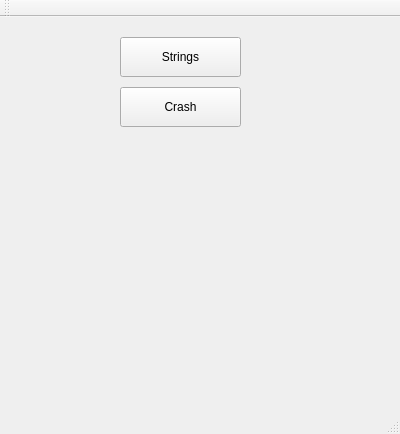
<?xml version="1.0" encoding="UTF-8"?>
<ui version="4.0">
 <class>MainWindow</class>
 <widget class="QMainWindow" name="MainWindow">
  <property name="geometry">
   <rect>
    <x>0</x>
    <y>0</y>
    <width>400</width>
    <height>434</height>
   </rect>
  </property>
  <property name="windowTitle">
   <string>MainWindow</string>
  </property>
  <widget class="QWidget" name="centralWidget">
   <widget class="QPushButton" name="pushButtonStrings">
    <property name="geometry">
     <rect>
      <x>120</x>
      <y>20</y>
      <width>121</width>
      <height>40</height>
     </rect>
    </property>
    <property name="text">
     <string>Strings</string>
    </property>
   </widget>
   <widget class="QPushButton" name="pushButtonCrash">
    <property name="geometry">
     <rect>
      <x>120</x>
      <y>70</y>
      <width>121</width>
      <height>40</height>
     </rect>
    </property>
    <property name="text">
     <string>Crash</string>
    </property>
   </widget>
  </widget>
  <widget class="QMenuBar" name="menuBar">
   <property name="geometry">
    <rect>
     <x>0</x>
     <y>0</y>
     <width>400</width>
     <height>33</height>
    </rect>
   </property>
  </widget>
  <widget class="QToolBar" name="mainToolBar">
   <attribute name="toolBarArea">
    <enum>TopToolBarArea</enum>
   </attribute>
   <attribute name="toolBarBreak">
    <bool>false</bool>
   </attribute>
  </widget>
  <widget class="QStatusBar" name="statusBar"/>
 </widget>
 <layoutdefault spacing="6" margin="11"/>
 <resources/>
 <connections/>
</ui>
